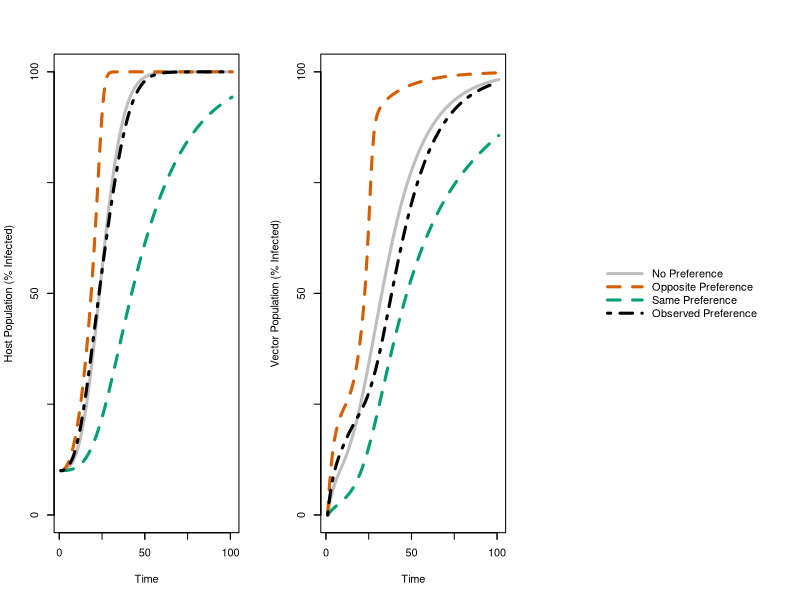

The R source for this figure:
# Single-host species preference model
# Preference depends on vector status (non-viruliferous versus viruliferous)
# Lauren Shoemaker

# Requires library deSolve
# load library to solve differential equations
library(deSolve)

# Model set-up
times <- 0:100            # Total amount of time-steps to run the model
T <- 100                  # Total number of plants (won't alter outcome)

starting_infection <- .1  # Percent hosts already infected
starting_vectors <- 50    # Starting vector population size

sP <- round((1-starting_infection)*T)  # Starting number fo healthy hosts
iP <-round(starting_infection*T)       # Starting number of infected hosts
sV <- starting_vectors                 # Starting number of healthy vectors
iV <- 0                                # Starting number of infected vectors
starting <- c(sP, iP, sV, iV)

# Model parameters
r_I <- .2245              # Vector growth on infected hosts
r_H <- .2245              # Vector growth on healthy hosts
K <- 5                    # Carrying capacity 
beta_VP <- .05            # Transmission vector to host
beta_PV <- .05            # Transmission host to vector

# ----------------------------------------------------------------------------------------------------
# Create system of differential equations that will be solved using lsoda
system.eqns=function(t,N,pars) {
  
  # total number of equations
  Ndot <- numeric(4); 
  
  # susceptible host 
  Ndot[1] = -beta_VP*N[4]*(I_H*N[1]/(I_H*N[1]+I_I*N[2]))
  
  # infected host 
  Ndot[2] = beta_VP*N[4]*(I_H*N[1]/(I_H*N[1]+I_I*N[2]))
  
  # susceptible vector
  Ndot[3] = r_H*((H_H*N[1]/(H_H*N[1]+H_I*N[2]))*N[3] + 
                   (I_H*N[1]/(I_H*N[1]+I_I*N[2]))*N[4])*(1-((H_H*N[1]/(H_H*N[1]+H_I*N[2]))*N[3] + 
                                                              (I_H*N[1]/(I_H*N[1]+I_I*N[2]))*N[4])/(K*N[1])) - 
    beta_PV*(1 - (H_H*N[1]/(H_H*N[1]+H_I*N[2])))*N[3]
  
  # infected vector
  Ndot[4] = r_I*((1 - (H_H*N[1]/(H_H*N[1]+H_I*N[2])))*N[3] + 
                   (1 - (I_H*N[1]/(I_H*N[1]+I_I*N[2])))*N[4])*(1-((1 - (H_H*N[1]/(H_H*N[1]+H_I*N[2])))*N[3] + 
                                                                    (1 - (I_H*N[1]/(I_H*N[1]+I_I*N[2])))*N[4])/(K*N[2])) + 
    beta_PV*(1 - (H_H*N[1]/(H_H*N[1]+H_I*N[2])))*N[3]
  
  return(list(Ndot));
  
}

# -------------------------------------------------------------------------------------------------
# Scenarios to Run

# 1 No preference
H_I <- .5 # Preference of healthy vectors for infected hosts
I_I <- .5 # Preference of infected vectors for infected hosts
H_H <- .5 # Preference of healthy vectors for healthy hosts
I_H <- .5 # Preference of infected vectors for healthy hosts

pars <- c(r_H, r_I, K, beta_VP, beta_PV, H_I, H_H, I_I, I_H, T) # Concatenate parameters

# Solve using lsoda
soln_no=ode(y=starting, times=times, func=system.eqns, parms=pars, hmax=0.1)

# 2 Full opposite preference
H_I <- .85 # Preference of healthy vectors for infected hosts
I_I <- .15 # Preference of infected vectors for infected hosts
H_H <- .15 # Preference of healthy vectors for healthy hosts
I_H <- .85 # Preference of infected vectors for healthy hosts

pars <- c(r_H, r_I, K, beta_VP, beta_PV, H_I, H_H, I_I, I_H, T) # Concatenate parameters

# Solve using lsoda
soln_full_opp=lsoda(y=starting, times=times, func=system.eqns, parms=pars, hmax=0.01)

# 3 Full same preference
H_I <- .15 # Preference of healthy vectors for infected hosts
I_I <- .85 # Preference of infected vectors for infected hosts
H_H <- .85 # Preference of healthy vectors for healthy hosts
I_H <- .15 # Preference of infected vectors for healthy hosts

pars <- c(r_H, r_I, K, beta_VP, beta_PV, H_I, H_H, I_I, I_H, T) # Concatenate parameters

# Solve using lsoda
soln_full=lsoda(y=starting, times=times, func=system.eqns, parms=pars, hmax=0.1)

# 4 Observed  preference
H_I <- .63 # Preference of healthy vectors for infected hosts
I_I <- .49 # Preference of infected vectors for infected hosts
H_H <- .37 # Preference of healthy vectors for healthy hosts
I_H <- .51 # Preference of infected vectors for healthy hosts

pars <- c(r_H, r_I, K, beta_VP, beta_PV, H_I, H_H, I_I, I_H, T) # Concatenate parameters

# Solve using lsoda
soln_observed=lsoda(y=starting, times=times, func=system.eqns, parms=pars, hmax=0.1)

# ----------------------------------------------------------------------------------------------------
# Example Plot

# Plotting colors, color-blind friendly
red <- rgb(213,94,0,max=255)
blue <- rgb(86,180,233,max=255)
green <- rgb(0,158,115,max=255)

# Plot results from model run
quartz(width=9, height=4)
par(mfrow=c(1,3))

# First plot host population results
plot(soln_no[,3], type="l", col="grey", lwd=3, ylim=c(0,100), ylab="Host Population (% Infected)", 
     xlab="Time", xaxt="n", yaxt="n")
lines(soln_full[,3], col=green, lwd=3, lty=2)
lines(soln_full_opp[,3], col=red, lwd=3, lty=2)
lines(soln_observed[,3], col="black", lwd=3, lty=4)
axis(side=1, at=c(0, 50, 100), tick=TRUE, labels=TRUE)
axis(side=1, at=c(0, 25, 50, 75, 100), tick=TRUE, labels=FALSE)
axis(side=2, at=c(0, 25, 50, 75, 100), tick=TRUE, labels=FALSE)
axis(side=2, at=c(0, 50, 100), tick=TRUE, labels=TRUE)

# Then plot vector population results
plot(100*soln_no[,5]/(soln_no[,4]+soln_no[,5]), type="l", col="grey", lwd=3, ylim=c(0,100), 
     ylab="Vector Population (% Infected)", xlab="Time", xaxt="n", yaxt="n")
lines(100*soln_full[,5]/(soln_full[,4]+soln_full[,5]), col=green, lwd=3, lty=2)
lines(100*soln_full_opp[,5]/(soln_full_opp[,4]+soln_full_opp[,5]), col=red, lwd=3, lty=2)
lines(100*soln_observed[,5]/(soln_observed[,4]+soln_observed[,5]), col="black", lwd=3, lty=4)
axis(side=1, at=c(0, 50, 100), tick=TRUE, labels=TRUE)
axis(side=1, at=c(0, 25, 50, 75, 100), tick=TRUE, labels=FALSE)
axis(side=2, at=c(0, 25, 50, 75, 100), tick=TRUE, labels=FALSE)
axis(side=2, at=c(0, 50, 100), tick=TRUE, labels=TRUE)

# Add legend
plot.new()
legend("center", c("No Preference ", "Opposite Preference","Same Preference", "Observed Preference"), 
       col=c("grey",red, green, "black"), 
       lwd=c(3,3,3,3), lty=c(1, 2, 2, 4), bty="n", seg.len = 3.5)
